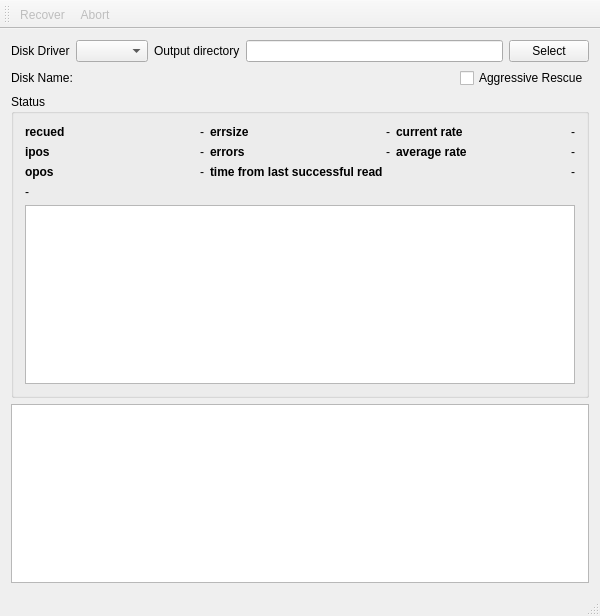
<?xml version="1.0" encoding="UTF-8"?>
<ui version="4.0">
 <class>MainWindow</class>
 <widget class="QMainWindow" name="MainWindow">
  <property name="geometry">
   <rect>
    <x>0</x>
    <y>0</y>
    <width>600</width>
    <height>616</height>
   </rect>
  </property>
  <property name="sizePolicy">
   <sizepolicy hsizetype="Fixed" vsizetype="Fixed">
    <horstretch>0</horstretch>
    <verstretch>0</verstretch>
   </sizepolicy>
  </property>
  <property name="windowTitle">
   <string>MainWindow</string>
  </property>
  <widget class="QWidget" name="centralWidget">
   <layout class="QVBoxLayout" name="verticalLayout">
    <item>
     <layout class="QHBoxLayout" name="horizontalLayout">
      <item>
       <widget class="QLabel" name="label_9">
        <property name="text">
         <string>Disk Driver</string>
        </property>
       </widget>
      </item>
      <item>
       <widget class="QComboBox" name="cbDriver"/>
      </item>
      <item>
       <widget class="QLabel" name="label">
        <property name="text">
         <string>Output directory</string>
        </property>
       </widget>
      </item>
      <item>
       <widget class="QLineEdit" name="txtOutputDirectory">
        <property name="readOnly">
         <bool>true</bool>
        </property>
       </widget>
      </item>
      <item>
       <widget class="QPushButton" name="btnSelectOutputDirectory">
        <property name="text">
         <string>Select</string>
        </property>
       </widget>
      </item>
     </layout>
    </item>
    <item>
     <layout class="QHBoxLayout" name="horizontalLayout_2">
      <item>
       <widget class="QLabel" name="label_10">
        <property name="sizePolicy">
         <sizepolicy hsizetype="Minimum" vsizetype="Preferred">
          <horstretch>0</horstretch>
          <verstretch>0</verstretch>
         </sizepolicy>
        </property>
        <property name="text">
         <string>Disk Name:</string>
        </property>
       </widget>
      </item>
      <item>
       <widget class="QLabel" name="lblVolumeName">
        <property name="sizePolicy">
         <sizepolicy hsizetype="Expanding" vsizetype="Preferred">
          <horstretch>0</horstretch>
          <verstretch>0</verstretch>
         </sizepolicy>
        </property>
        <property name="text">
         <string/>
        </property>
       </widget>
      </item>
      <item>
       <widget class="QCheckBox" name="chbAggressive">
        <property name="text">
         <string>Aggressive Rescue</string>
        </property>
       </widget>
      </item>
     </layout>
    </item>
    <item>
     <widget class="QGroupBox" name="gbStatus">
      <property name="title">
       <string>Status</string>
      </property>
      <layout class="QVBoxLayout" name="verticalLayout_2">
       <item>
        <layout class="QGridLayout" name="gridLayout_2">
         <item row="0" column="0">
          <widget class="QLabel" name="label_2">
           <property name="font">
            <font>
             <weight>75</weight>
             <bold>true</bold>
            </font>
           </property>
           <property name="text">
            <string>recued</string>
           </property>
          </widget>
         </item>
         <item row="0" column="1">
          <widget class="QLabel" name="lblRescuedValue">
           <property name="text">
            <string>-</string>
           </property>
           <property name="alignment">
            <set>Qt::AlignRight|Qt::AlignTrailing|Qt::AlignVCenter</set>
           </property>
          </widget>
         </item>
         <item row="1" column="0">
          <widget class="QLabel" name="label_3">
           <property name="font">
            <font>
             <weight>75</weight>
             <bold>true</bold>
            </font>
           </property>
           <property name="text">
            <string>ipos</string>
           </property>
          </widget>
         </item>
         <item row="2" column="0">
          <widget class="QLabel" name="label_4">
           <property name="font">
            <font>
             <weight>75</weight>
             <bold>true</bold>
            </font>
           </property>
           <property name="text">
            <string>opos</string>
           </property>
          </widget>
         </item>
         <item row="0" column="2">
          <widget class="QLabel" name="label_5">
           <property name="font">
            <font>
             <weight>75</weight>
             <bold>true</bold>
            </font>
           </property>
           <property name="text">
            <string>errsize</string>
           </property>
          </widget>
         </item>
         <item row="1" column="2">
          <widget class="QLabel" name="label_12">
           <property name="font">
            <font>
             <weight>75</weight>
             <bold>true</bold>
            </font>
           </property>
           <property name="text">
            <string>errors</string>
           </property>
          </widget>
         </item>
         <item row="0" column="4">
          <widget class="QLabel" name="label_7">
           <property name="font">
            <font>
             <weight>75</weight>
             <bold>true</bold>
            </font>
           </property>
           <property name="text">
            <string>current rate</string>
           </property>
          </widget>
         </item>
         <item row="1" column="4">
          <widget class="QLabel" name="label_8">
           <property name="font">
            <font>
             <weight>75</weight>
             <bold>true</bold>
            </font>
           </property>
           <property name="text">
            <string>average rate</string>
           </property>
          </widget>
         </item>
         <item row="1" column="1">
          <widget class="QLabel" name="lblIposValue">
           <property name="text">
            <string>-</string>
           </property>
           <property name="alignment">
            <set>Qt::AlignRight|Qt::AlignTrailing|Qt::AlignVCenter</set>
           </property>
          </widget>
         </item>
         <item row="2" column="1">
          <widget class="QLabel" name="lblOposValue">
           <property name="text">
            <string>-</string>
           </property>
           <property name="alignment">
            <set>Qt::AlignRight|Qt::AlignTrailing|Qt::AlignVCenter</set>
           </property>
          </widget>
         </item>
         <item row="0" column="3">
          <widget class="QLabel" name="lblErrsizeValue">
           <property name="text">
            <string>-</string>
           </property>
           <property name="alignment">
            <set>Qt::AlignRight|Qt::AlignTrailing|Qt::AlignVCenter</set>
           </property>
          </widget>
         </item>
         <item row="1" column="3">
          <widget class="QLabel" name="lblErrorsValue">
           <property name="text">
            <string>-</string>
           </property>
           <property name="alignment">
            <set>Qt::AlignRight|Qt::AlignTrailing|Qt::AlignVCenter</set>
           </property>
          </widget>
         </item>
         <item row="0" column="5">
          <widget class="QLabel" name="lblCurrRateValue">
           <property name="text">
            <string>-</string>
           </property>
           <property name="alignment">
            <set>Qt::AlignRight|Qt::AlignTrailing|Qt::AlignVCenter</set>
           </property>
          </widget>
         </item>
         <item row="1" column="5">
          <widget class="QLabel" name="lblAvgRateValue">
           <property name="text">
            <string>-</string>
           </property>
           <property name="alignment">
            <set>Qt::AlignRight|Qt::AlignTrailing|Qt::AlignVCenter</set>
           </property>
          </widget>
         </item>
         <item row="2" column="2" colspan="3">
          <widget class="QLabel" name="label_6">
           <property name="font">
            <font>
             <weight>75</weight>
             <bold>true</bold>
            </font>
           </property>
           <property name="text">
            <string>time from last successful read</string>
           </property>
          </widget>
         </item>
         <item row="2" column="5">
          <widget class="QLabel" name="lblTimeFrom">
           <property name="text">
            <string>-</string>
           </property>
           <property name="alignment">
            <set>Qt::AlignRight|Qt::AlignTrailing|Qt::AlignVCenter</set>
           </property>
          </widget>
         </item>
         <item row="3" column="0" colspan="6">
          <widget class="QLabel" name="lblStatus">
           <property name="text">
            <string>-</string>
           </property>
          </widget>
         </item>
        </layout>
       </item>
       <item>
        <widget class="QGraphicsView" name="graph">
         <property name="verticalScrollBarPolicy">
          <enum>Qt::ScrollBarAlwaysOff</enum>
         </property>
         <property name="horizontalScrollBarPolicy">
          <enum>Qt::ScrollBarAlwaysOff</enum>
         </property>
        </widget>
       </item>
      </layout>
     </widget>
    </item>
    <item>
     <widget class="QPlainTextEdit" name="txtConsoleOuput"/>
    </item>
   </layout>
  </widget>
  <widget class="QToolBar" name="mainToolBar">
   <attribute name="toolBarArea">
    <enum>TopToolBarArea</enum>
   </attribute>
   <attribute name="toolBarBreak">
    <bool>false</bool>
   </attribute>
   <addaction name="actionRecover"/>
   <addaction name="actionAbort"/>
  </widget>
  <widget class="QStatusBar" name="statusBar"/>
  <action name="actionRecover">
   <property name="enabled">
    <bool>false</bool>
   </property>
   <property name="text">
    <string>Recover</string>
   </property>
  </action>
  <action name="actionAbort">
   <property name="enabled">
    <bool>false</bool>
   </property>
   <property name="text">
    <string>Abort</string>
   </property>
  </action>
 </widget>
 <layoutdefault spacing="6" margin="11"/>
 <resources/>
 <connections/>
</ui>
